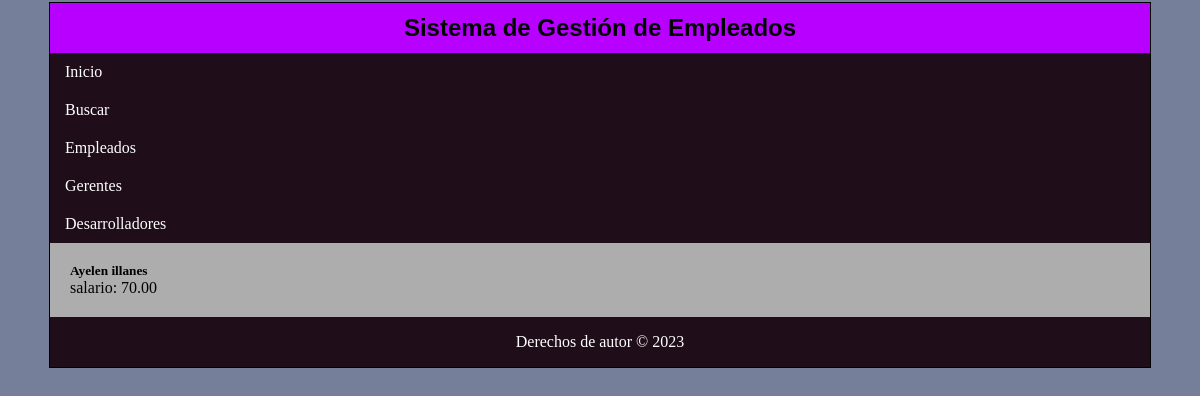
Page /empleados/mostrar-empleado/4/ on the committed database.
### empleados/models.py (models this page shows, shortened)
class Empleado(models.Model):
    nombre = models.CharField(max_length=100)
    apellido = models.CharField(max_length=100)
    salario = models.DecimalField(max_digits=8, decimal_places=2)

### empleados/views.py (the view)
# urls.py: path('mostrar-empleado/<int:pk>/', views.MostrarEmpleado.as_view(), name='mostrar_empleado'),
class MostrarEmpleado(DetailView):
    model = Empleado
    template_name = 'empleados/mostrar_empleado.html'

### empleados/templates/empleados/mostrar_empleado.html (shortened to what this page needs)
{% extends 'empleados/base.html' %}
{% load static %}
{% block main %}
    {% if empleado %}
        <div class="row">
            <div class="card m-2" style="width: 18rem;" >
                <div class="card-body">
                    <h5 class="card-title">{{ empleado.nombre }} {{ empleado.apellido }}</h5>
                    <p class="card-text">salario: {{ empleado.salario }}</p>
                </div>
            </div>
        </div>
    {% else %}
        <div class="card" style="width: 18rem;" >
            <div class="card-body">
                <p class="card-text">No se encontraron datos.</p>
            </div>
        </div>
    {% endif %}
{% endblock main %}

### empleados/static/styles.css (style rules this page uses)
* { margin: 0px; padding: 0px; }
body { background: #757f9a; }

### rows in the picture
Empleado: nombre "Ayelen", apellido "illanes", salario "70.00"
